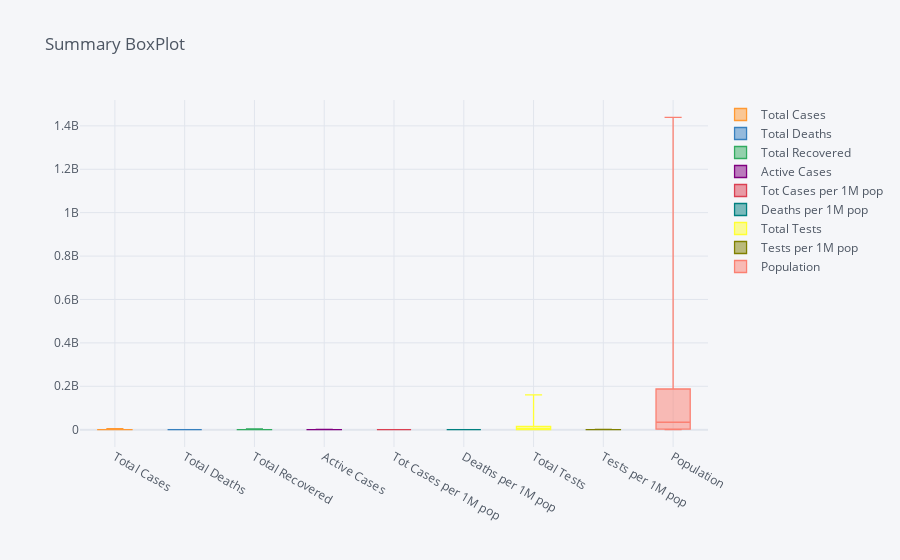

The cell this chart's notebook holds for it:
### Code cell
#a=summaryplotting(summary) #Boxplot on the summarized data
#Click on the legends to turn on and off the projection
#Make sure you are connected with a internet to plot interactive plots

### Figure 1 — Plotly figure (JSON) as saved in the notebook; plotly's stock layout.template omitted (floating-point values rounded to 4 significant figures)
{"data": [{"boxpoints": false, "line": {"width": 1.3}, "marker": {"color": "rgba(255, 153, 51, 1.0)"}, "name": "Total Cases", "orientation": "v", "type": "box", "y": [49, 165400.0, 636100.0, 22, 2009, 37732, 92082, 4465863]}, {"boxpoints": false, "line": {"width": 1.3}, "marker": {"color": "rgba(55, 128, 191, 1.0)"}, "name": "Total Deaths", "orientation": "v", "type": "box", "y": [49, 3209.0, 11140.0, 0, 22, 212, 1393, 75091]}, {"boxpoints": false, "line": {"width": 1.3}, "marker": {"color": "rgba(50, 171, 96, 1.0)"}, "name": "Total Recovered", "orientation": "v", "type": "box", "y": [49, 133600.0, 495000.0, 21, 1237, 31129, 83115, 3471783]}, {"boxpoints": false, "line": {"width": 1.3}, "marker": {"color": "rgba(128, 0, 128, 1.0)"}, "name": "Active Cases", "orientation": "v", "type": "box", "y": [49, 28610.0, 131200.0, 0, 214, 2580, 9261, 918989]}, {"boxpoints": false, "line": {"width": 1.3}, "marker": {"color": "rgba(219, 64, 82, 1.0)"}, "name": "Tot Cases per 1M pop", "orientation": "v", "type": "box", "y": [49, 5072.0, 8775.0, 3, 191, 1252, 5663, 43039]}, {"boxpoints": false, "line": {"width": 1.3}, "marker": {"color": "rgba(0, 128, 128, 1.0)"}, "name": "Deaths per 1M pop", "orientation": "v", "type": "box", "y": [49, 48.23, 69.74, 0, 3, 18, 57, 306]}, {"boxpoints": false, "line": {"width": 1.3}, "marker": {"color": "rgba(255, 255, 51, 1.0)"}, "name": "Total Tests", "orientation": "v", "type": "box", "y": [49, 5607000.0, 23760000.0, 0, 124966, 749213, 2099591, 160000000]}, {"boxpoints": false, "line": {"width": 1.3}, "marker": {"color": "rgba(128, 128, 0, 1.0)"}, "name": "Tests per 1M pop", "orientation": "v", "type": "box", "y": [49, 101400.0, 159400.0, 0, 10349, 41057, 111163, 785846]}, {"boxpoints": false, "line": {"width": 1.3}, "marker": {"color": "rgba(251, 128, 114, 1.0)"}, "name": "Population", "orientation": "v", "type": "box", "y": [49, 94210000.0, 280400000.0, 438282, 5123386, 16762875, 51277818, 1439323776]}], "layout": {"legend": {"bgcolor": "#F5F6F9", "font": {"color": "#4D5663"}}, "paper_bgcolor": "#F5F6F9", "plot_bgcolor": "#F5F6F9", "title": {"font": {"color": "#4D5663"}, "text": "Summary BoxPlot"}, "xaxis": {"gridcolor": "#E1E5ED", "showgrid": true, "tickfont": {"color": "#4D5663"}, "title": {"font": {"color": "#4D5663"}, "text": ""}, "zerolinecolor": "#E1E5ED"}, "yaxis": {"gridcolor": "#E1E5ED", "showgrid": true, "tickfont": {"color": "#4D5663"}, "title": {"font": {"color": "#4D5663"}, "text": ""}, "zerolinecolor": "#E1E5ED"}}}
